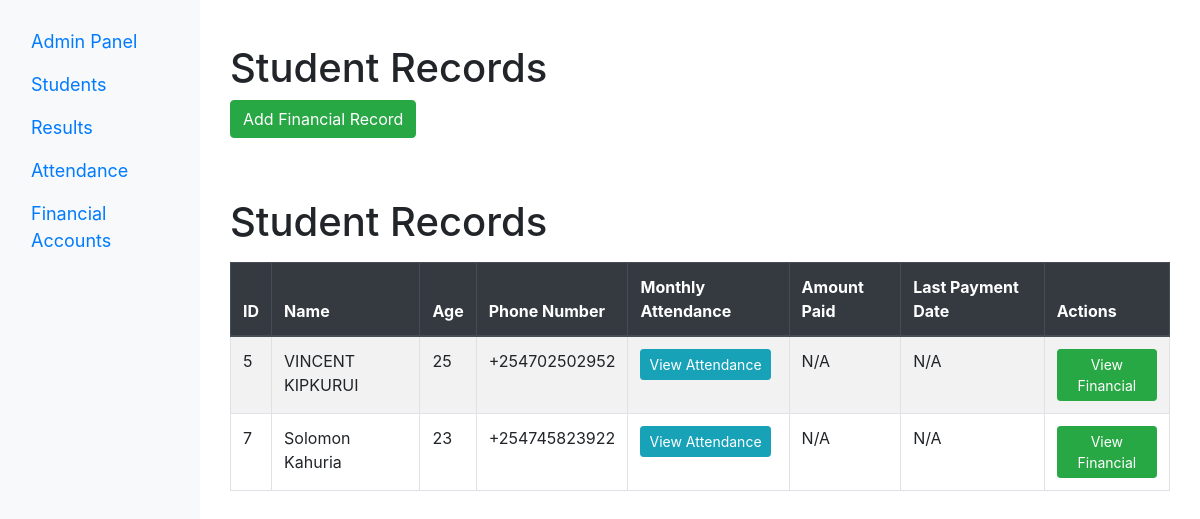
Before: /admin/account.php with the older database file.
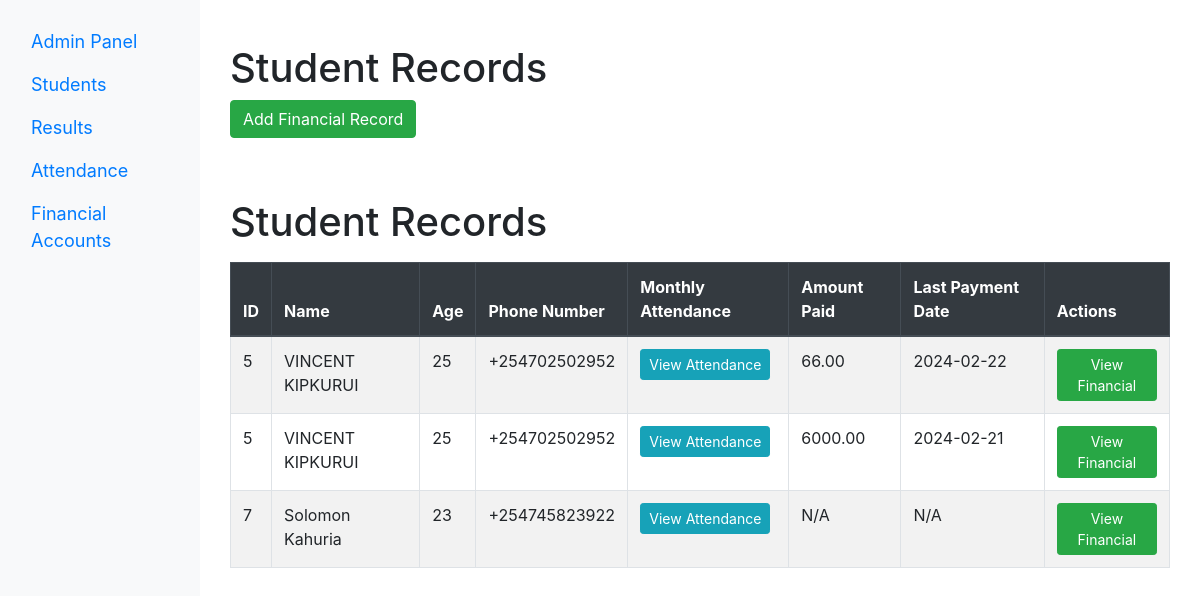
After: the same page with the newer database file.
### tables this page shows
CREATE TABLE `users` (
  `id` int(11) NOT NULL,
  `name` varchar(50) NOT NULL,
  `age` varchar(11) NOT NULL,
  `results` int(11) NOT NULL DEFAULT 0,
  `attendance` int(11) NOT NULL DEFAULT 0,
  `phone_number` varchar(15) NOT NULL,
  `email` varchar(100) NOT NULL,
  `password` varchar(10) NOT NULL
);

CREATE TABLE `financial_records` (
  `id` int(11) NOT NULL,
  `student_id` int(11) DEFAULT NULL,
  `amount_paid` decimal(10,2) DEFAULT NULL,
  `payment_date` date DEFAULT NULL
);

### admin/account.php (the view, shortened to what this page needs)
<?php
$conn = connectToDatabase();
$sql = "SELECT users.*, financial_records.amount_paid, financial_records.payment_date
        FROM users
        LEFT JOIN financial_records ON users.id = financial_records.student_id";
$result = $conn->query($sql);
$students = $result->fetch_all(MYSQLI_ASSOC);
?>
<!DOCTYPE html>
<html lang="en">
<head>
    <link rel="stylesheet" href="https://stackpath.bootstrapcdn.com/bootstrap/4.3.1/css/bootstrap.min.css">
</head>
<body>
<div class="container-fluid">
    <div class="row">
        <main role="main" class="col-md-10 ml-sm-auto">
            <div class="container mt-4">
                <h1>Student Records</h1>
                <div class="mb-3">
                    <button type="button" class="btn btn-success" data-toggle="modal" data-target="#addFinancialModal">
                        Add Financial Record
                    </button>
                </div>
            </div>
        </main>
    </div>
</div>
<div class="container-fluid">
    <div class="row">
        <nav class="col-md-2 d-none d-md-block bg-light sidenav">
            <a class="navbar-brand" href="dashboard.php">Admin Panel</a>
            <a class="nav-link" href="index.php">Students</a>
            <a class="navbar-brand" href="results.php">Results</a>
            <a class="nav-link" href="attendance.php">Attendance</a>
            <a class="nav-link" href="account.php">Financial Accounts</a>
        </nav>
        <main role="main" class="col-md-10 ml-sm-auto">
            <div class="container mt-4">
                <h1>Student Records</h1>
                <table class="table table-bordered table-striped mt-3">
                    <thead class="thead-dark">
                    <tr>
                        <th>ID</th>
                        <th>Name</th>
                        <th>Age</th>
                        <th>Phone Number</th>
                        <th>Monthly Attendance</th>
                        <th>Amount Paid</th>
                        <th>Last Payment Date</th>
                        <th>Actions</th>
                    </tr>
                    </thead>
                    <tbody>
                    <?php foreach ($students as $student): ?>
                        <tr>
                            <td><?php echo $student['id']; ?></td>
                            <td><?php echo $student['name']; ?></td>
                            <td><?php echo $student['age']; ?></td>
                            <td><?php echo $student['phone_number']; ?></td>
                            <td>
                                <button class="btn btn-info btn-sm"
                                        onclick="viewAttendanceModal(<?php echo $student['id']; ?>)">View Attendance
                                </button>
                            </td>
                            <td><?php echo isset($student['amount_paid']) ? $student['amount_paid'] : 'N/A'; ?></td>
                            <td><?php echo isset($student['payment_date']) ? $student['payment_date'] : 'N/A'; ?></td>
                            <td>
                                <button class="btn btn-success btn-sm"
                                        onclick="viewFinancialModal(<?php echo $student['id']; ?>)">View Financial
                                </button>
                            </td>
                        </tr>
                    <?php endforeach; ?>
                    </tbody>
                </table>
            </div>
        </main>
    </div>
</div>
</body>
</html>

Changed rows visible on the page:
no longer on this page (row unchanged): users: id "5", name "VINCENT KIPKURUI", age "25", phone_number "+254702502952", shows "N/A"
added financial_records: student "5", student.name "VINCENT KIPKURUI", student.age "25", student.phone_number "+254702502952", amount_paid "66.00", payment_date "2024-02-22"
added financial_records: student "5", student.name "VINCENT KIPKURUI", student.age "25", student.phone_number "+254702502952", amount_paid "6000.00", payment_date "2024-02-21"
